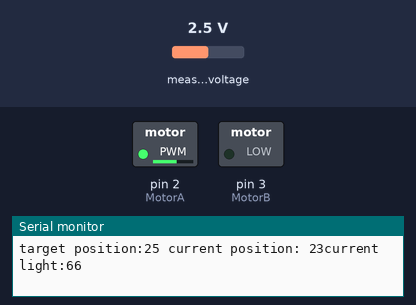
This sketch was run on a simulated Arduino Mega 2560, built with avr-gcc and run on an emulated ATmega2560. On the bench: switched loads named in the sketch (green lamp = pin HIGH), the last lines printed to the serial monitor. Wiring (inferred from the names in the program): PCF8591 converter at I2C address 0x48. The test bench sets the inputs (shaded band); at power-on: measured voltage 2.5 V.

Above: at 1.2 s.
1.3 s: measured voltage set to 1.2 V
At 2.13 s:
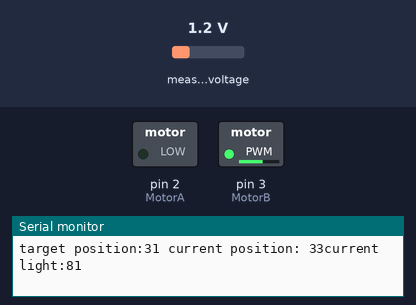
At 3.1 s:
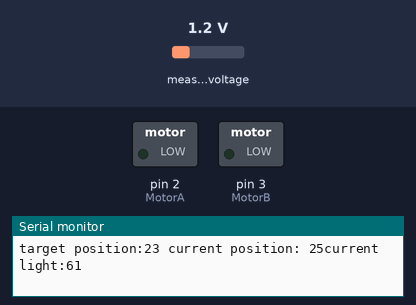
4.3 s: measured voltage set to 3.8 V
At 4.6 s:
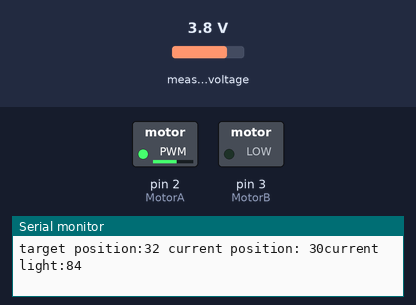
7.3 s: measured voltage set to 2.5 V
Timing chart, 0 to 10.3 s (numbered marks = the images above; inputs shaded):
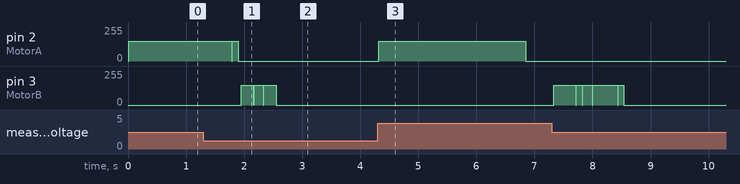

The sketch:

code1.ino
```cpp
#include <Wire.h>

// [중요] Mega I2C 통신 배선: SDA -> 20번 핀, SCL -> 21번 핀에 연결
#define PCF8591_ADDRESS 0x48 // PCF8591 기본 I2C 주소
#define AIN_CHANNEL 0x41     // 조도 센서가 연결된 아날로그 채널
#define MotorA 2            // MDD3A PWM (Mega의 PWM 핀: 2~13, 44~46 중 3번 사용)
#define MotorB 3            // MDD3A DIR (방향 제어, 일반 디지털 핀 사용)

// --- 이동 평균 필터 설정 ---
const int NUM_READINGS = 50;
int readings[NUM_READINGS];
int readIndex = 0;
long total = 0;
int averageLight = 0;

// --- 제어 변수 설정 ---
int targetPosition = 0;       // 목표 열림 정도 (0 ~ 100)
int currentPosition = 0;      // 현재 추정 위치 (0 ~ 100)
const int MOTOR_SPEED = 150;  // 모터 기본 속도 (0 ~ 255)
const int TOLERANCE = 2;      // 목표 위치 도달 허용 오차 범위

void setup() {
  Wire.begin();
  pinMode(MotorA, OUTPUT);
  pinMode(MotorB, OUTPUT);
  Serial.begin(115200);

  // 배열 초기화
  for (int i = 0; i < NUM_READINGS; i++) {
    readings[i] = 0;
  }
}

void loop() {
  // 센서 데이터 수집 및 평균 필터 적용
  int rawLight = read_light(AIN_CHANNEL);
  averageLight = applyMovingAverage(rawLight);

  // 조도 값을 커튼 열림 정도(0~100)로 매핑 (조도값 0~255 기준)
  targetPosition = map(averageLight, 0, 255, 0, 100);

  // 3. 모터 구동 알고리즘 (위치 추정 기반)
  if (abs(targetPosition - currentPosition) > TOLERANCE) {
    if (targetPosition > currentPosition) {
      // 커튼 열기
      analogWrite(MotorA, MOTOR_SPEED);
      analogWrite(MotorB, 0);
      currentPosition++;
    }
    else if (targetPosition < currentPosition) {
      // 커튼 닫기
      analogWrite(MotorA, 0);
      analogWrite(MotorB, MOTOR_SPEED);
      currentPosition--;
    }
    delay(50); // 단위 이동당 소요 시간
  }
  else {
    // 목표 위치 도달 시 모터 정지
    analogWrite(MotorA, 0);
    analogWrite(MotorB, 0);
  }

  Serial.print("target position:");
  Serial.print(targetPosition);
  Serial.print(" ");
  Serial.print("current position:");
  Serial.print(" ");
  Serial.print(currentPosition);
  Serial.print("current light:");
  Serial.println(averageLight);
}

// PCF8591 데이터 읽기 함수
int read_light(byte channel) {
  Wire.beginTransmission(PCF8591_ADDRESS);
  Wire.write(channel);
  Wire.endTransmission();

  Wire.requestFrom(PCF8591_ADDRESS, 2);
  Wire.read(); // 첫 번째 읽기 값은 이전 변환 결과이므로 버림
  return Wire.read(); // 두 번째 값이 최신 변환 값
}

// 이동 평균 필터 함수
int applyMovingAverage(int newValue) {
  total = total - readings[readIndex];
  readings[readIndex] = newValue;
  total = total + readings[readIndex];
  readIndex = readIndex + 1;

  if (readIndex >= NUM_READINGS) {
    readIndex = 0;
  }
  return total / NUM_READINGS;
}
```

Measured:
- after the input at 1.3 s, pin 2 (MotorA): 150/255 → 0/255 after 0.49 s instead of 1.2 s; pin 3 (MotorB): 0/255 → 150/255 after 0.65 s, → 0/255 0.60 s later
- after the input at 4.3 s, pin 2 (MotorA): 0/255 → 150/255 at once, → 0/255 2.5 s later
